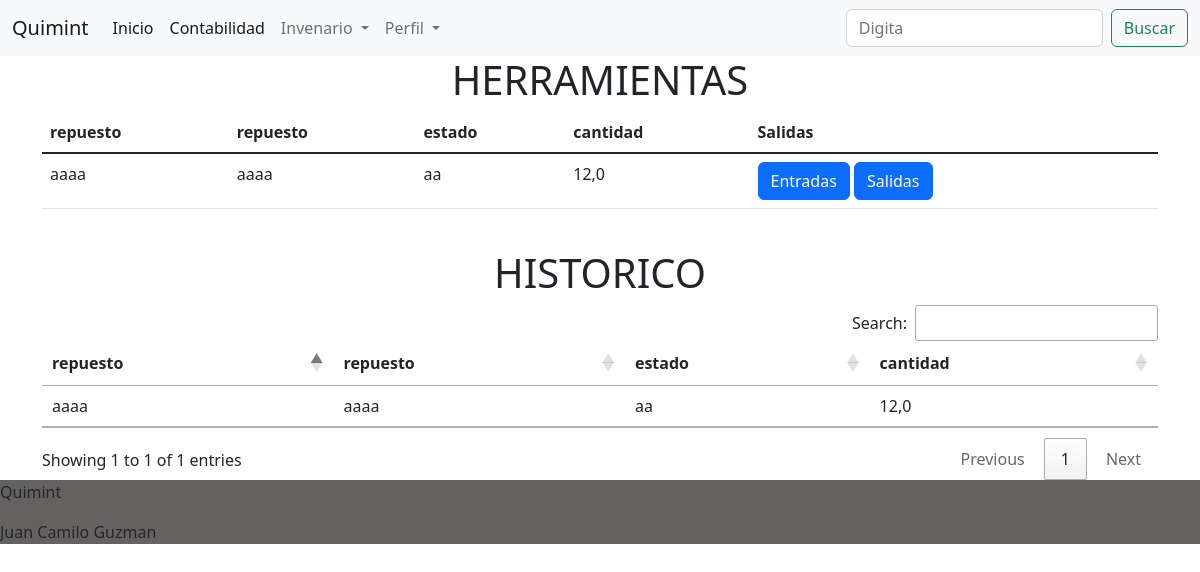
The app's page /herramienta/1 with its own data.
### principal/models.py (models this page shows, shortened)
class Herramientas(models.Model):
    id = models.AutoField(primary_key=True)
    fecha = models.DateTimeField(default=timezone.now)
    repuesto = models.CharField(max_length=20)
    referencia = models.CharField(max_length=20)
    estado = models.CharField(max_length=20)
    cantidad = models.FloatField(max_length=20)
    entrada = models.CharField(max_length=20)
    salida = models.CharField(max_length=20)
    ocupacionenArea = models.CharField(max_length=20)
    especificaciones = models.CharField(max_length=100)
    imagenH = models.ImageField(upload_to="herramientas", null= True)
    categoria = models.ForeignKey(Categorias, on_delete=models.CASCADE)
    marca = models.CharField(max_length=20)
    valorU = models.FloatField(max_length=20)
    costo = models.FloatField(max_length=20)

### principal/views.py (the view, shortened to what this page needs)
# urls.py: path('herramienta/<int:id>', views.mostrarHerramientas, name='herramienta'),
def mostrarHerramientas(request, id):
    herramienta = Herramientas.objects.get(id=id)
    if request.method == 'GET':
        form = formHerramientas(instance=herramienta)
        data={
            'herramienta':herramienta,
            'form': form,
            'id': id
        }
        return render(request, 'pages/herramienta.html',data)

### principal/forms.py
class formHerramientas(forms.ModelForm):
    class Meta:
        model = Herramientas
        fields = "__all__"

### principal/templates/pages/herramienta.html (shortened to what this page needs)
{%extends 'index.html'%}
{%block header%}
     {%include 'components/header.html'%}
{%endblock%}
{% load crispy_forms_tags %}
{%block contenido%}
  <div class="container">
    <div class="equipo">
        <h1 style="text-align:center;">HERRAMIENTAS</h1>
        <table class="table table-hover">
            <thead>
                <tr>
                    <th>repuesto</th>
                    <th>repuesto</th>
                    <th>estado</th>
                    <th>cantidad</th>
                    <th>Salidas</th>
                </tr>
            </thead>
            <tbody>
                <tr>
                    <td>{{herramienta.repuesto}}</td>
                    <td>{{herramienta.repuesto}}</td>
                    <td>{{herramienta.estado}}</td>
                    <td>{{herramienta.cantidad}}</td>
                    <td>
                        <button type="button" class="btn btn-primary" data-bs-toggle="modal" data-bs-target="#entradas">
                            Entradas
                        </button>
                        <button type="button" class="btn btn-primary" data-bs-toggle="modal" data-bs-target="#salidas">
                            Salidas
                        </button>
                    </td>
                </tr>
            </tbody>
        </table>
    </div>
    <br>
    <div class="historico">
        <h1 style="text-align:center;">HISTORICO</h1>
        <table id="tblEquipos" class="table table-hover" style="width:100%">
            <thead>
                <tr>
                    <th>repuesto</th>
                    <th>repuesto</th>
                    <th>estado</th>
                    <th>cantidad</th>
                </tr>
            </thead>
            <tbody>
                <tr>
                    <td>{{herramienta.repuesto}}</td>
                    <td>{{herramienta.repuesto}}</td>
                    <td>{{herramienta.estado}}</td>
                    <td>{{herramienta.cantidad}}</td>
                </tr>
            </tbody>
        </table>
    </div>
  </div>
{%endblock%}
{%block footer%}
     {% include 'components/footer.html'%}
{%endblock%}

### principal/static/index.css (style rules this page uses)
* { text-decoration: none !important; }

### records on screen
Herramientas: repuesto "aaaa", estado "aa", cantidad "12,0"
